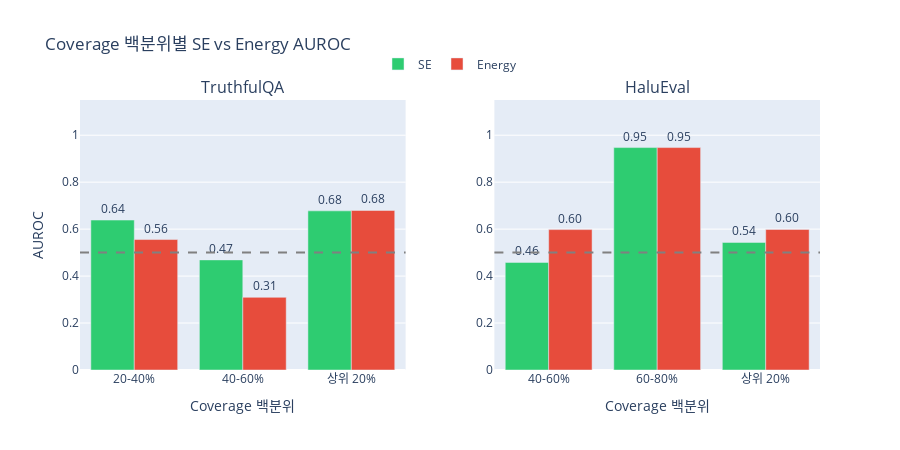

Notebook cell for this chart:
### Markdown cell above
## 5. 두 데이터셋 비교

### Code cell
fig = make_subplots(
    rows=1, cols=2,
    subplot_titles=("TruthfulQA", "HaluEval"),
    horizontal_spacing=0.12
)

for col, (df, name) in enumerate([(tqa_df, "TruthfulQA"), (halu_df, "HaluEval")], 1):
    df_valid = df[df["se_auroc"].notna() & df["energy_auroc"].notna()].copy()
    
    fig.add_trace(
        go.Bar(name="SE", x=df_valid["quintile"], y=df_valid["se_auroc"],
               marker_color="#2ecc71", showlegend=(col==1),
               text=df_valid["se_auroc"].apply(lambda x: f"{x:.2f}"), textposition="outside"),
        row=1, col=col
    )
    fig.add_trace(
        go.Bar(name="Energy", x=df_valid["quintile"], y=df_valid["energy_auroc"],
               marker_color="#e74c3c", showlegend=(col==1),
               text=df_valid["energy_auroc"].apply(lambda x: f"{x:.2f}"), textposition="outside"),
        row=1, col=col
    )
    fig.add_hline(y=0.5, line_dash="dash", line_color="gray", row=1, col=col)

fig.update_layout(
    title="Coverage 백분위별 SE vs Energy AUROC",
    height=450,
    barmode="group",
    legend=dict(orientation="h", yanchor="bottom", y=1.08, xanchor="center", x=0.5)
)
fig.update_yaxes(title_text="AUROC", range=[0, 1.15], row=1, col=1)
fig.update_yaxes(range=[0, 1.15], row=1, col=2)
fig.update_xaxes(title_text="Coverage 백분위", row=1, col=1)
fig.update_xaxes(title_text="Coverage 백분위", row=1, col=2)

fig.show()

### Figure 1 — Plotly figure (JSON) as saved in the notebook; plotly's stock layout.template omitted (floating-point values rounded to 4 significant figures)
{"data": [{"marker": {"color": "#2ecc71"}, "name": "SE", "showlegend": true, "text": ["0.64", "0.47", "0.68"], "textposition": "outside", "type": "bar", "x": ["20-40%", "40-60%", "상위 20%"], "xaxis": "x", "y": [0.6387, 0.469, 0.6778], "yaxis": "y"}, {"marker": {"color": "#e74c3c"}, "name": "Energy", "showlegend": true, "text": ["0.56", "0.31", "0.68"], "textposition": "outside", "type": "bar", "x": ["20-40%", "40-60%", "상위 20%"], "xaxis": "x", "y": [0.5557, 0.3095, 0.6796], "yaxis": "y"}, {"marker": {"color": "#2ecc71"}, "name": "SE", "showlegend": false, "text": ["0.46", "0.95", "0.54"], "textposition": "outside", "type": "bar", "x": ["40-60%", "60-80%", "상위 20%"], "xaxis": "x2", "y": [0.4583, 0.9474, 0.5436], "yaxis": "y2"}, {"marker": {"color": "#e74c3c"}, "name": "Energy", "showlegend": false, "text": ["0.60", "0.95", "0.60"], "textposition": "outside", "type": "bar", "x": ["40-60%", "60-80%", "상위 20%"], "xaxis": "x2", "y": [0.598, 0.9474, 0.5985], "yaxis": "y2"}], "layout": {"annotations": [{"font": {"size": 16}, "showarrow": false, "text": "TruthfulQA", "x": 0.22, "xanchor": "center", "xref": "paper", "y": 1, "yanchor": "bottom", "yref": "paper"}, {"font": {"size": 16}, "showarrow": false, "text": "HaluEval", "x": 0.78, "xanchor": "center", "xref": "paper", "y": 1, "yanchor": "bottom", "yref": "paper"}], "barmode": "group", "height": 450, "legend": {"orientation": "h", "x": 0.5, "xanchor": "center", "y": 1.08, "yanchor": "bottom"}, "shapes": [{"line": {"color": "gray", "dash": "dash"}, "type": "line", "x0": 0, "x1": 1, "xref": "x domain", "y0": 0.5, "y1": 0.5, "yref": "y"}, {"line": {"color": "gray", "dash": "dash"}, "type": "line", "x0": 0, "x1": 1, "xref": "x2 domain", "y0": 0.5, "y1": 0.5, "yref": "y2"}], "title": {"text": "Coverage 백분위별 SE vs Energy AUROC"}, "xaxis": {"anchor": "y", "domain": [0, 0.44], "title": {"text": "Coverage 백분위"}}, "xaxis2": {"anchor": "y2", "domain": [0.56, 1], "title": {"text": "Coverage 백분위"}}, "yaxis": {"anchor": "x", "domain": [0, 1], "range": [0, 1.15], "title": {"text": "AUROC"}}, "yaxis2": {"anchor": "x2", "domain": [0, 1], "range": [0, 1.15]}}}
